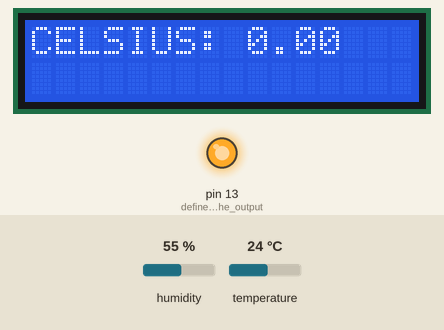
Recording of a sketch running on a simulated Arduino Uno, built with avr-gcc and run on an emulated ATmega328P. On the bench: 16×2 character LCD, output pins drawn as LEDs (lit = HIGH). Inputs (shaded band) come from the test bench; at power-on: humidity 55 %, temperature 24 °C. Random numbers use the default seed unless the sketch sets one.

Above: at 6.1 s.
6.2 s: humidity set to 22 %
At 11.5 s:
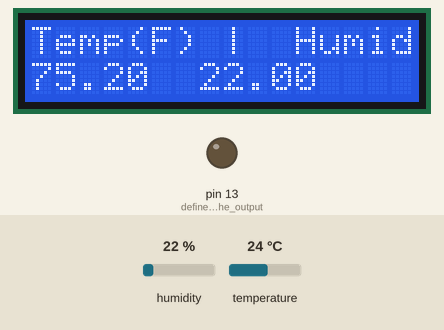
14.2 s: temperature set to 12 °C
At 17.4 s:
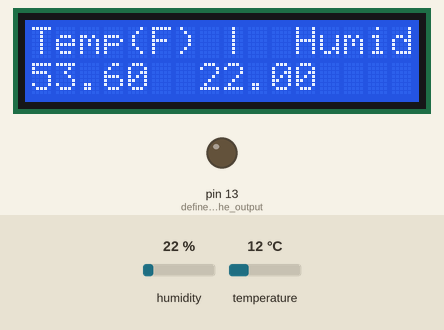
18.9 s: humidity set to 40 %
At 21.4 s:
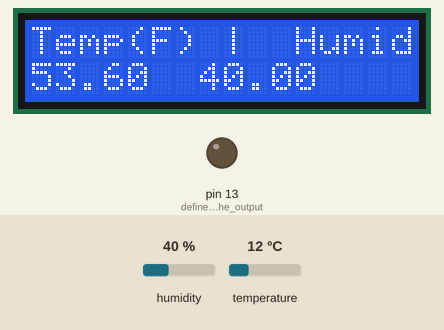
23.6 s: temperature set to 19 °C
At 25.2 s:
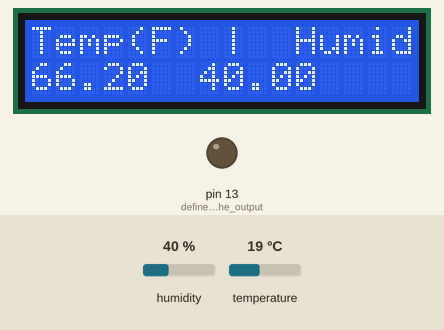
Timing chart, 0 to 29.3 s (numbered marks = the images above; inputs shaded):
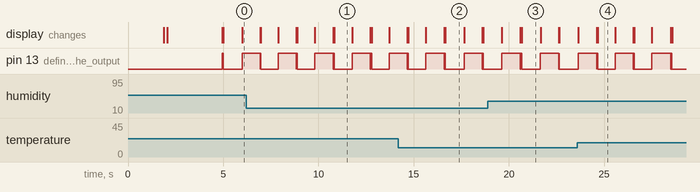

Measured:
- by itself, pin 13 (defines_the_output): moves between LOW and HIGH, repeating every 1.9 s
- what the display in image 1 shows lasts 1.0 s, from 10.8 s to 11.8 s
- what the display in image 4 shows lasts 0.9 s, from 24.7 s to 25.6 s

The sketch:

Tricorder_09.ino
```cpp
//=============================================================
//            SETUP:                                          |
//-------------------------------------------------------------
//*THIS PROGRAM WAS INTENDED FOR USE WITH THE ARDUINO UNO R3* |
//-------------------------------------------------------------
//GO TO SKETCH AND DOWNLOAD THE LIBRARIES BELOW:              |
//  1.DHT.H                                                   |
//  2.LIQUIDCRYSTAL.H                                         |
//-------------------------------------------------------------
//=============================================================
//SETUP THE CORRECT TOOLS:                                    |
//- SET BOARD TO THE CORRECT BOARD                            |
//- SET THE CORRECT BOARD (IF POSSIBLE)                       |
//- SET THE UPLOAD SPEED TO 115200 OR YOUR OWN BOARD SPEED    |
//=============================================================
//=============================================================
// for DHT11,                                                 |
//      (PIN 1)Data: D7                                       |
//      (PIN 2)VCC: 5V or 3V                                  |
//      (PIN 3)GND: GND                                       |
//=============================================================
//---------------------------------------------------------------
//CHECK THE SCHEMATIC FOR THE LCD DISPLAY IN THE ZIP FILE       |
//---------------------------------------------------------------
#include <LiquidCrystal.h>//LIBRARY FOR THE LCD DISPLAY
#include "DHT.h"//LIBRARY FOR THE DHT11 (NAME OF THE HUMIDITY SENSOR)

// set the DHT Pin
#define DHTPIN 8//STATES POSITION OF THE DHT11 DATA PINS

// initialize the library with the numbers of the interface pins
LiquidCrystal lcd(12, 11, 5, 4, 3, 2);
#define DHTTYPE DHT11
DHT dht(DHTPIN, DHTTYPE);

void setup() {

  // BEGINS THE SETUP OF THE PROGRAM:
  lcd.begin(16, 2);
  dht.begin();
  pinMode(LED_BUILTIN, OUTPUT);//defines the output
  lcd.print("TRICORDER SETUP");//setup
  delay((random(1000, 3000)));
  lcd.setCursor(7,1);//RESETS THE CURSOR TO THE SECOND ROW
  lcd.print(".");
  delay((random(10, 30)));
  lcd.clear();
  lcd.print("..");
  delay((random(10, 30)));
  lcd.clear();
  lcd.print("...");
  delay((random(10, 30)));
  lcd.clear();
  lcd.setCursor(7,1);//RESETS THE CURSOR TO THE SECOND ROW
  lcd.print(".");
  delay((random(10, 30)));
  lcd.clear();
  lcd.print("..");
  delay((random(10, 30)));
  lcd.clear();
  lcd.print("...");
  delay((random(10, 30)));
  lcd.clear();
  lcd.setCursor(7,1);//RESETS THE CURSOR TO THE SECOND ROW
  lcd.print(".");
  delay((random(10, 30)));
  lcd.clear();
  lcd.print("..");
  delay((random(10, 30)));
  lcd.clear();
  lcd.print("...");
  delay((random(10, 3000)));
  lcd.clear();
  pinMode(LED_BUILTIN, OUTPUT);//defines the output
 }

void loop() {//BEGINS MAIN PART OF THE PROGRAM
  // PRINT DATA TO THE LCD.
  lcd.print("Temp(F) |  Humidity|");
  delay((random(10, 30)));//waits 10-30 millisecs (0.01-0.03)
  digitalWrite(LED_BUILTIN, HIGH);//turns on the led
  // set the cursor to column 0, line 1
  // (note: line 1 is the second row, since counting begins with 0):
  lcd.setCursor(0, 1); //RESETS CURSOR TO THE FIRST ROW
  // read humidity
  float h = dht.readHumidity();//SETS UP THE DHT11 IN HUMIDITY
  //read temperature in Fahrenheit
  float f = dht.readTemperature(true);//TESTS THE DHT11 IN TEMPERATURE (F)
  float c = dht.readTemperature(true);//TEST THE DHT11 IN TEMPERATURE (C)

  delay((random(10, 30)));//waits 10-30 millisecs (0.01-0.03)
  digitalWrite(LED_BUILTIN, LOW);//turns off the led
  if (isnan(h) || isnan(f)) {//if there is an error, the error message will show on screen
    lcd.print("|==| TRICORDER ERROR |==|");//error message
    delay(1000);
    lcd.print("REALIGN DHT11 PINS");//TROUBLESHOOTING TIPS
    delay(1000);
    lcd.print("CHECK PINS");//TROUBLESHOOTING TIPS
    return;//RESETS THE CURSOR AND CLEARS THE LCD
  }
  lcd.print(f);//PRINTS THE TERMPERATURE IN F
  lcd.setCursor(7,1);//RESETS THE CURSOR TO THE SECOND ROW
  lcd.print(h); //PRINTS THE HUMIDITY
  delay((random(900, 1000))); digitalWrite(LED_BUILTIN, HIGH);//WAITS 900-1000 MILLISECS(0.9-1 SECS)AND TURNS ON THE LED
  lcd.clear();//CLEARS LCD
  lcd.print("CELSIUS: ");//WRITES TEXT
  (7,1);//RESETS CURSOR TO THE SECOND ROW
  lcd.print(5/9*(f-32));//CONVERTS TEMPERATURE F TO C WITH THE CONVERSION EQUATION (5/9*(F-32) USES ACII CHARS)
  delay((random(900, 1000))); digitalWrite(LED_BUILTIN, LOW);//WAITS 900-1000 MILLISECS(0.9-1 SECS)AND TURNS OFF THE LED
  lcd.clear();//CLEARS LCD
}
//OBJECTIVE:
//THE OBJECTIVE OF THIS PROJECT IS TO CREATE A STAR TREK TRICORDER AS REAL AS POSSIBLE.
//THIS ALSO MEANS THAT IT MUST SHOW REAL DATA IN THE SURROUNDINGS, OR IT WILL WORK AS A PROP.
//*USE A CASE THAT LOOKS LIKE THE REAL THING*
//CHANGELOG:
//7/1/18
//CREATED PROGRAM
//MADE SCHEMATICS
//7/2/18
//MADE PROGRAM BASE AND UPLOADED FOR TEST
//ADDED TEMPERATURE F TO C EQUATION FOR MULTI-CONTINENT USE(USES METRIC AND IMPERIAL UNITS)
//7/3/18
//ADDED INCLUDED DEBUGGING SERVICING FOR THE DHT11(STILL WORKING ON THE LCD)
//ADDED MORE COMMENTS FOR LEARNERS
//NEEDED FIXES SO FAR:
//-F-C BUG
//-CHECK COMMENTS FOR ACCURACY
//-DELETE ANY UNNECCESSARY LINES
```
